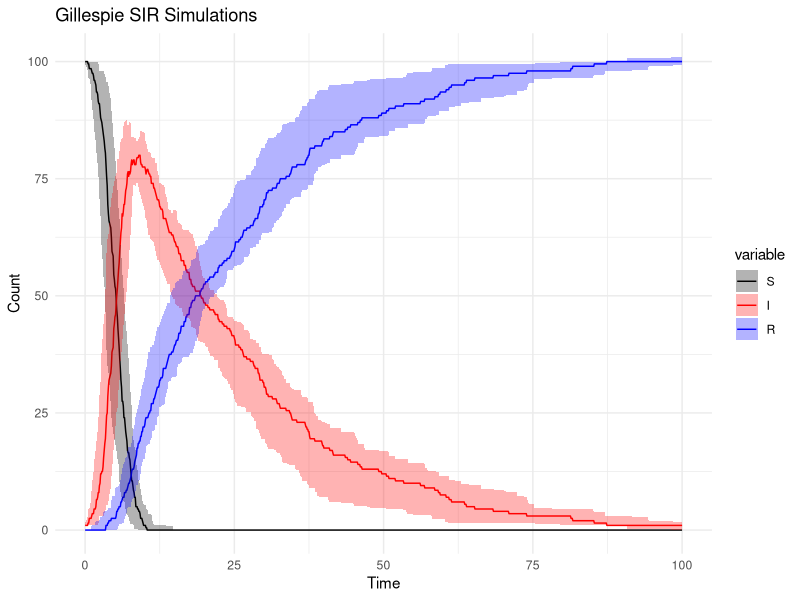

Write the R code that produced this figure.
rm(list = ls())
library(ggplot2) 
library(dplyr) 
library(reshape2) 
library(tidyr)

time <- 0 

S<- numeric(0)
I <- numeric(0) 
R <- numeric(0)   
t <- numeric(0) 

timeValues <- seq(from = 0, to = 100, by = 0.1)

set.seed(234)   
GillespFunc <- function(beta, gamma, timeEnd, S0, I0, R0) {   
  while (time < timeEnd) {  
    
    #need to update S and I 
    S<-  c(S,S0) 
    I <- c(I,I0) 
    R <- c(R,R0)
    t <- c(t,time)
    
    #updating time value with time till next event, the rate is the total rate for any event 
    if (I0 == 0) break
    dt <- rexp(1,rate = beta*S0*I0 + gamma*I0)    
    time <- time + dt     
    
    
    #creating random event 
    
    randEvent <- runif(1) 
    
    w <- (beta*S0*I0)/(beta*S0*I0+ gamma*I0) 
    if (randEvent < w) { 
      S0 = S0 -1 
      I0 = I0 + 1 
      R0 = R0 
    } else {  
      S0 = S0 
      I0 = I0 - 1 
      R0 = R0 + 1 
    } 
  }  
  return(cbind(S,I,R,t))
  }

#df <- as.data.frame(GillespFunc(beta = 0.001, gamma = 1/20, timeEnd = 200, S0 = 999, I0 = 1, R0 = 0)) 

#list of matrices 
out <- replicate(10, GillespFunc(beta = 0.01, gamma = 1/20, timeEnd = 100, S0 = 100, I0 = 1, R0 = 0), simplify = FALSE) 

#standardizing time 
finalList <- lapply(out, function(simMatrix) { 
  SimTime <- simMatrix[, "t"]  
  
  
  # For each standardized time value, find the most recent simulation time (t <= tv)
  rowTime <- sapply(timeValues, function(tv) { 
    w <- which(SimTime <= tv)
    if (length(w) == 0) NA else max(w) 
  }) 
  
  # Extract t and S values based on matched rows, t() transposing so rows and columns are like dflong 
  result <- t(sapply(rowTime, function(i) {
    if (!is.na(i)) simMatrix[i, c("S", "I", "R")] else c(NA, NA, NA)
  })) 
  
  df <- as.data.frame(result)
  df$time <- timeValues  # standardized time column   
  df
}) 



#adding sim id, sim 1, sim 2, etc. 
sim_dfs <- bind_rows(finalList, .id = "sim")  
df_long <- melt(sim_dfs, , id.vars = c("time", "sim"))

CI <- df_long %>% group_by(time, variable) %>% summarise(average = mean(value), 
                                                         lower = quantile(value, 0.025),
                                                         upper = quantile(value, 0.975), 
                                                         med = median(value), 
                                                         .groups = "drop")

# Plot
# ggplot(df_long, aes(x = time, y = value, color = variable, group = interaction(sim, variable))) +
#   geom_line(aes(alpha = 10)) + scale_color_manual (values = c("S"="black", "I" = "red", "R" = "blue"))+
#   geom_ribbon(data = CI, aes(x = time, ymin = lower, ymax = upper, fill = variable, group = variable), alpha = 0.3, inherit.aes = FALSE)+
#   scale_fill_manual(values = c("S" = "black", "I" = "red", "R" = "blue")) +
#   labs(title = "Gillespie SIR Simulations", x = "Time", y = "Count") +
#   theme_minimal()

ggplot(data = CI, aes(x = time, y = med, colour = variable, group = variable)) + geom_line() +
  scale_color_manual (values = c("S"="black", "I" = "red", "R" = "blue")) + 
  geom_ribbon(aes(x = time, ymin = lower, ymax = upper, fill = variable, group = variable), alpha = 0.3, inherit.aes = FALSE) + 
  scale_fill_manual(values = c("S" = "black", "I" = "red", "R" = "blue")) + 
  labs(title = "Gillespie SIR Simulations", x = "Time", y = "Count") + 
  theme_minimal()
